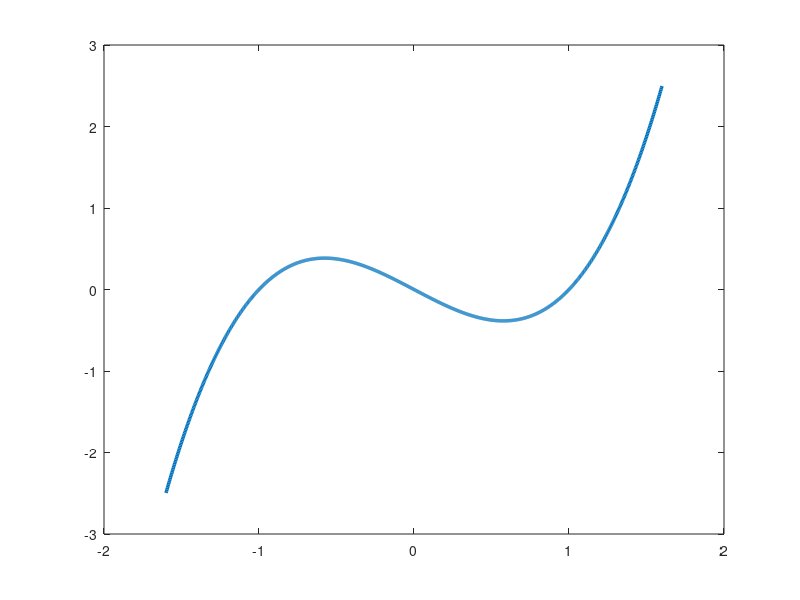

Write the MATLAB code that produced this figure. (Note: this script raises an error after producing the figure.)
%% ============================================================
%% dx/dt = -x + x^3
%% Phase line + vector field + exact region of attraction
%% ============================================================

clear; close all; clc;

font_size = 16;

%% Create figure
figure('Color','w','Position',[100 100 1000 650]);
hold on; box on;

%% ------------------------------------------------------------
%% Plot the vector field: x_dot = -x + x^3
%% ------------------------------------------------------------

x = linspace(-1.6,1.6,1000);
xdot = -x + x.^3;

plot(x,xdot,'LineWidth',2.5);

% Horizontal zero line
yline(0,'k-','LineWidth',1.5);

%% ------------------------------------------------------------
%% Shade the exact region of attraction
%% ------------------------------------------------------------

% Shade x in (-1,1)
x_fill = [-1 1 1 -1];
y_fill = [-3 -3 3 3];

fill(x_fill,y_fill,...
    [0.85 0.92 1],...
    'EdgeColor','none',...
    'FaceAlpha',0.5);

% Bring vector field back to the front
plot(x,xdot,'LineWidth',2.5);
yline(0,'k-','LineWidth',1.5);

%% ------------------------------------------------------------
%% Mark equilibria
%% ------------------------------------------------------------

plot(-1,0,'ko',...
    'MarkerFaceColor','w',...
    'MarkerSize',10,...
    'LineWidth',2);

plot(0,0,'ko',...
    'MarkerFaceColor','k',...
    'MarkerSize',10,...
    'LineWidth',2);

plot(1,0,'ko',...
    'MarkerFaceColor','w',...
    'MarkerSize',10,...
    'LineWidth',2);

%% ------------------------------------------------------------
%% Labels
%% ------------------------------------------------------------

font_size_tex = 20;

text(-1,-0.45,'Unstable',...
    'HorizontalAlignment','center',...
    'Interpreter','latex',...
    'FontSize',font_size_tex);

text(0,-0.45,'Asymptotically stable',...
    'HorizontalAlignment','center',...
    'Interpreter','latex',...
    'FontSize',font_size_tex);

text(1,-0.45,'Unstable',...
    'HorizontalAlignment','center',...
    'Interpreter','latex',...
    'FontSize',font_size_tex);

text(0,2.4,...
    'R(0)=(-1,1)',...
    'Interpreter','latex',...
    'HorizontalAlignment','center',...
    'FontSize',font_size_tex);

%% ------------------------------------------------------------
%% Add phase-line arrows below the graph
%% ------------------------------------------------------------

y_arrow = -2.4;

HeadSize = 1;

% x < -1 : flow left
quiver(-1.35,y_arrow,...
    -0.3,0,...
    0,...
    'k',...
    'LineWidth',2,...
    'MaxHeadSize',HeadSize);

% -1 < x < 0 : flow right
quiver(-0.65,y_arrow,...
    0.3,0,...
    0,...
    'k',...
    'LineWidth',2,...
    'MaxHeadSize',HeadSize);

% 0 < x < 1 : flow left
quiver(0.65,y_arrow,...
    -0.3,0,...
    0,...
    'k',...
    'LineWidth',2,...
    'MaxHeadSize',HeadSize);

% x > 1 : flow right
quiver(1.35,y_arrow,...
    0.3,0,...
    0,...
    'k',...
    'LineWidth',2,...
    'MaxHeadSize',HeadSize);

% Phase line
plot([-1.8 1.8],[y_arrow y_arrow],...
    'k-','LineWidth',1.5);

text(0,y_arrow-0.3,...
    'Phase line',...
    'Interpreter','latex',...
    'HorizontalAlignment','center',...
    'FontSize',font_size_tex);

%% ------------------------------------------------------------
%% Axis formatting
%% ------------------------------------------------------------
set(gca,...
    'FontSize',font_size,...
    'LineWidth',1.5,...
    'Color','w');

xlim([-1.8 1.8]);
ylim([-3 3]);

xlabel('$x$',...
    'Interpreter','latex',...
    'FontSize',24);

ylabel('$\dot{x}=-x+x^3$',...
    'Interpreter','latex',...
    'FontSize',24);

title('$\dot{x}=-x+x^3$: vector field and exact region of attraction',...
    'Interpreter','latex',...
    'FontSize',22);



grid on;

hold off;
